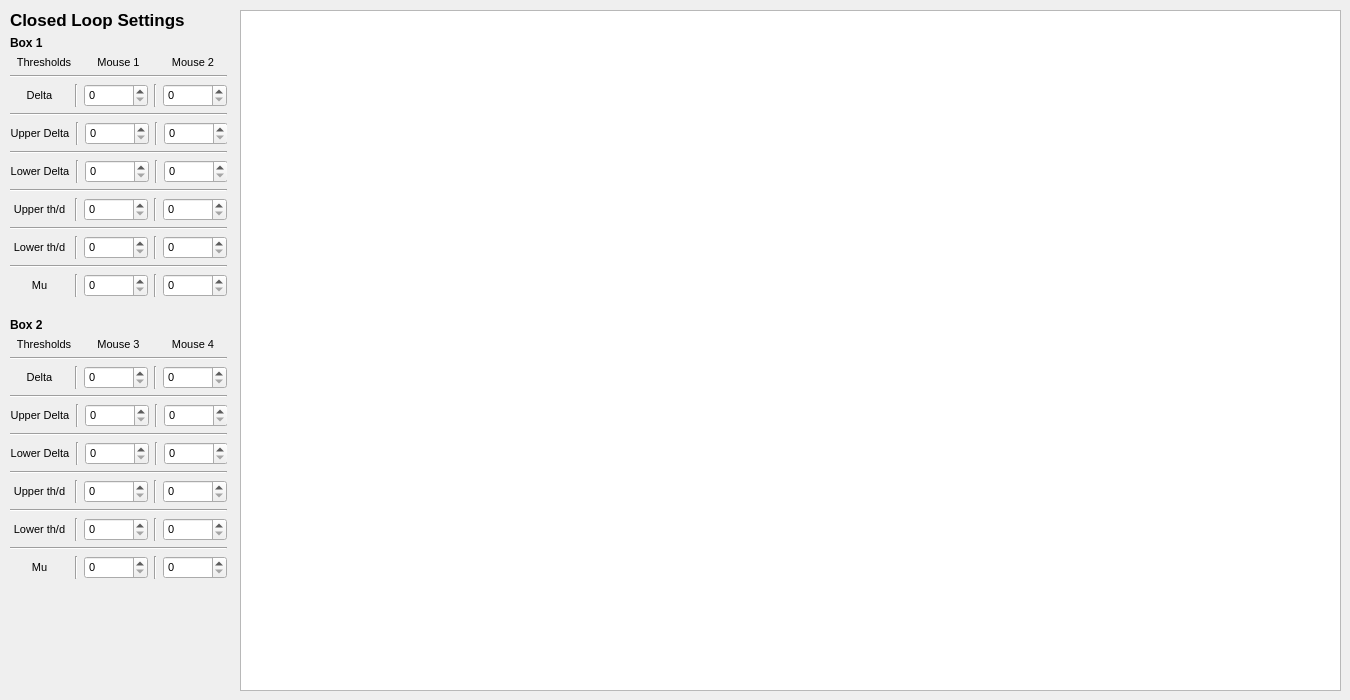
    <widget class="QWidget" name="plotTab">
     <attribute name="title">
      <string>Plots</string>
     </attribute>
     <widget class="QGraphicsView" name="graphicsView">
      <property name="geometry">
       <rect>
        <x>240</x>
        <y>10</y>
        <width>1101</width>
        <height>681</height>
       </rect>
      </property>
     </widget>
     <widget class="QWidget" name="verticalLayoutWidget_8">
      <property name="geometry">
       <rect>
        <x>10</x>
        <y>10</y>
        <width>217</width>
        <height>569</height>
       </rect>
      </property>
      <layout class="QVBoxLayout" name="verticalLayout_2">
       <item>
        <layout class="QVBoxLayout" name="verticalLayout_3">
         <item>
          <layout class="QVBoxLayout" name="verticalLayout">
           <item>
            <widget class="QLabel" name="label_closedloopsettings">
             <property name="font">
              <font>
               <pointsize>13</pointsize>
               <weight>75</weight>
               <bold>true</bold>
              </font>
             </property>
             <property name="text">
              <string>Closed Loop Settings</string>
             </property>
            </widget>
           </item>
           <item>
            <widget class="QLabel" name="label_box1_cl">
             <property name="font">
              <font>
               <weight>75</weight>
               <bold>true</bold>
              </font>
             </property>
             <property name="text">
              <string>Box 1</string>
             </property>
            </widget>
           </item>
           <item>
            <layout class="QHBoxLayout" name="horizontalLayout_10">
             <item>
              <widget class="QLabel" name="label_thresholds1">
               <property name="font">
                <font>
                 <pointsize>8</pointsize>
                </font>
               </property>
               <property name="text">
                <string>Thresholds</string>
               </property>
               <property name="alignment">
                <set>Qt::AlignCenter</set>
               </property>
              </widget>
             </item>
             <item>
              <widget class="QLabel" name="label_threshMouse1">
               <property name="font">
                <font>
                 <pointsize>8</pointsize>
                </font>
               </property>
               <property name="text">
                <string>Mouse 1</string>
               </property>
               <property name="alignment">
                <set>Qt::AlignCenter</set>
               </property>
              </widget>
             </item>
             <item>
              <widget class="QLabel" name="label_threshMouse2">
               <property name="font">
                <font>
                 <pointsize>8</pointsize>
                </font>
               </property>
               <property name="text">
                <string>Mouse 2</string>
               </property>
               <property name="alignment">
                <set>Qt::AlignCenter</set>
               </property>
              </widget>
             </item>
            </layout>
           </item>
           <item>
            <widget class="Line" name="line_27">
             <property name="orientation">
              <enum>Qt::Horizontal</enum>
             </property>
            </widget>
           </item>
           <item>
            <layout class="QHBoxLayout" name="horizontalLayout">
             <item>
              <widget class="QLabel" name="label_delta_1">
               <property name="font">
                <font>
                 <pointsize>8</pointsize>
                </font>
               </property>
               <property name="text">
                <string>Delta</string>
               </property>
               <property name="alignment">
                <set>Qt::AlignCenter</set>
               </property>
              </widget>
             </item>
             <item>
              <widget class="Line" name="line_21">
               <property name="orientation">
                <enum>Qt::Vertical</enum>
               </property>
              </widget>
             </item>
             <item>
              <widget class="QSpinBox" name="threshDelta1">
               <property name="font">
                <font>
                 <pointsize>8</pointsize>
                </font>
               </property>
               <property name="maximum">
                <number>999999</number>
               </property>
               <property name="singleStep">
                <number>100</number>
               </property>
               <property name="value">
                <number>0</number>
               </property>
              </widget>
             </item>
             <item>
              <widget class="Line" name="line_28">
               <property name="orientation">
                <enum>Qt::Vertical</enum>
               </property>
              </widget>
             </item>
             <item>
              <widget class="QSpinBox" name="threshDelta2">
               <property name="font">
                <font>
                 <pointsize>8</pointsize>
                </font>
               </property>
               <property name="maximum">
                <number>999999</number>
               </property>
               <property name="singleStep">
                <number>100</number>
               </property>
              </widget>
             </item>
            </layout>
           </item>
           <item>
            <widget class="Line" name="line_6">
             <property name="orientation">
              <enum>Qt::Horizontal</enum>
             </property>
            </widget>
           </item>
           <item>
            <layout class="QHBoxLayout" name="horizontalLayout_2">
             <item>
              <widget class="QLabel" name="label_updel_1">
               <property name="font">
                <font>
                 <pointsize>8</pointsize>
                </font>
               </property>
               <property name="text">
                <string>Upper Delta</string>
               </property>
               <property name="alignment">
                <set>Qt::AlignCenter</set>
               </property>
              </widget>
             </item>
             <item>
              <widget class="Line" name="line_22">
               <property name="orientation">
                <enum>Qt::Vertical</enum>
               </property>
              </widget>
             </item>
             <item>
              <widget class="QSpinBox" name="threshUDelta1">
               <property name="font">
                <font>
                 <pointsize>8</pointsize>
                </font>
               </property>
               <property name="maximum">
                <number>999999</number>
               </property>
               <property name="singleStep">
                <number>100</number>
               </property>
              </widget>
             </item>
             <item>
              <widget class="Line" name="line_29">
               <property name="orientation">
                <enum>Qt::Vertical</enum>
               </property>
              </widget>
             </item>
             <item>
              <widget class="QSpinBox" name="threshUDelta2">
               <property name="font">
                <font>
                 <pointsize>8</pointsize>
                </font>
               </property>
               <property name="maximum">
                <number>999999</number>
               </property>
               <property name="singleStep">
                <number>100</number>
               </property>
              </widget>
             </item>
            </layout>
           </item>
           <item>
            <widget class="Line" name="line_17">
             <property name="orientation">
              <enum>Qt::Horizontal</enum>
             </property>
            </widget>
           </item>
           <item>
            <layout class="QHBoxLayout" name="horizontalLayout_7">
             <item>
              <widget class="QLabel" name="label_lodel_1">
               <property name="font">
                <font>
                 <pointsize>8</pointsize>
                </font>
               </property>
               <property name="text">
                <string>Lower Delta</string>
               </property>
               <property name="alignment">
                <set>Qt::AlignCenter</set>
               </property>
              </widget>
             </item>
             <item>
              <widget class="Line" name="line_23">
               <property name="orientation">
                <enum>Qt::Vertical</enum>
               </property>
              </widget>
             </item>
             <item>
              <widget class="QSpinBox" name="threshLDelta1">
               <property name="font">
                <font>
                 <pointsize>8</pointsize>
                </font>
               </property>
               <property name="maximum">
                <number>999999</number>
               </property>
               <property name="singleStep">
                <number>100</number>
               </property>
              </widget>
             </item>
             <item>
              <widget class="Line" name="line_30">
               <property name="orientation">
                <enum>Qt::Vertical</enum>
               </property>
              </widget>
             </item>
             <item>
              <widget class="QSpinBox" name="threshLDelta2">
               <property name="font">
                <font>
                 <pointsize>8</pointsize>
                </font>
               </property>
               <property name="maximum">
                <number>999999</number>
               </property>
               <property name="singleStep">
                <number>100</number>
               </property>
              </widget>
             </item>
            </layout>
           </item>
           <item>
            <widget class="Line" name="line_18">
             <property name="orientation">
              <enum>Qt::Horizontal</enum>
             </property>
            </widget>
           </item>
           <item>
            <layout class="QHBoxLayout" name="horizontalLayout_6">
             <item>
              <widget class="QLabel" name="label_thd_1">
               <property name="font">
                <font>
                 <pointsize>8</pointsize>
                </font>
               </property>
               <property name="text">
                <string>Upper th/d</string>
               </property>
               <property name="alignment">
                <set>Qt::AlignCenter</set>
               </property>
              </widget>
             </item>
             <item>
              <widget class="Line" name="line_24">
               <property name="orientation">
                <enum>Qt::Vertical</enum>
               </property>
              </widget>
             </item>
             <item>
              <widget class="QSpinBox" name="threshThd1">
               <property name="font">
                <font>
                 <pointsize>8</pointsize>
                </font>
               </property>
               <property name="maximum">
                <number>999999</number>
               </property>
               <property name="singleStep">
                <number>100</number>
               </property>
              </widget>
             </item>
             <item>
              <widget class="Line" name="line_31">
               <property name="orientation">
                <enum>Qt::Vertical</enum>
               </property>
              </widget>
             </item>
             <item>
              <widget class="QSpinBox" name="threshThd2">
               <property name="font">
                <font>
                 <pointsize>8</pointsize>
                </font>
               </property>
               <property name="maximum">
                <number>999999</number>
               </property>
               <property name="singleStep">
                <number>100</number>
               </property>
              </widget>
             </item>
            </layout>
           </item>
           <item>
            <widget class="Line" name="line_19">
             <property name="orientation">
              <enum>Qt::Horizontal</enum>
             </property>
            </widget>
           </item>
           <item>
            <layout class="QHBoxLayout" name="horizontalLayout_5">
             <item>
              <widget class="QLabel" name="label_thdl_1">
               <property name="font">
                <font>
                 <pointsize>8</pointsize>
                </font>
               </property>
               <property name="text">
                <string>Lower th/d</string>
               </property>
               <property name="alignment">
                <set>Qt::AlignCenter</set>
               </property>
              </widget>
             </item>
             <item>
              <widget class="Line" name="line_25">
               <property name="orientation">
                <enum>Qt::Vertical</enum>
               </property>
              </widget>
             </item>
             <item>
              <widget class="QSpinBox" name="threshThdl1">
               <property name="font">
                <font>
                 <pointsize>8</pointsize>
                </font>
               </property>
               <property name="maximum">
                <number>999999</number>
               </property>
               <property name="singleStep">
                <number>100</number>
               </property>
              </widget>
             </item>
             <item>
              <widget class="Line" name="line_32">
               <property name="orientation">
                <enum>Qt::Vertical</enum>
               </property>
              </widget>
             </item>
             <item>
              <widget class="QSpinBox" name="threshThdl2">
               <property name="font">
                <font>
                 <pointsize>8</pointsize>
                </font>
               </property>
               <property name="maximum">
                <number>999999</number>
               </property>
               <property name="singleStep">
                <number>100</number>
               </property>
              </widget>
             </item>
            </layout>
           </item>
           <item>
            <widget class="Line" name="line_20">
             <property name="orientation">
              <enum>Qt::Horizontal</enum>
             </property>
            </widget>
           </item>
           <item>
            <layout class="QHBoxLayout" name="horizontalLayout_3">
             <item>
              <widget class="QLabel" name="label_mu_1">
               <property name="font">
                <font>
                 <pointsize>8</pointsize>
                </font>
               </property>
               <property name="text">
                <string>Mu</string>
               </property>
               <property name="alignment">
                <set>Qt::AlignCenter</set>
               </property>
              </widget>
             </item>
             <item>
              <widget class="Line" name="line_26">
               <property name="orientation">
                <enum>Qt::Vertical</enum>
               </property>
              </widget>
             </item>
             <item>
              <widget class="QSpinBox" name="threshMu1">
               <property name="font">
                <font>
                 <pointsize>8</pointsize>
                </font>
               </property>
               <property name="maximum">
                <number>999999</number>
               </property>
               <property name="singleStep">
                <number>100</number>
               </property>
              </widget>
             </item>
             <item>
              <widget class="Line" name="line_33">
               <property name="orientation">
                <enum>Qt::Vertical</enum>
               </property>
              </widget>
             </item>
             <item>
              <widget class="QSpinBox" name="threshMu2">
               <property name="font">
                <font>
                 <pointsize>8</pointsize>
                </font>
               </property>
               <property name="maximum">
                <number>999999</number>
               </property>
               <property name="singleStep">
                <number>100</number>
               </property>
              </widget>
             </item>
            </layout>
           </item>
          </layout>
         </item>
         <item>
          <spacer name="verticalSpacer">
           <property name="orientation">
            <enum>Qt::Vertical</enum>
           </property>
           <property name="sizeHint" stdset="0">
            <size>
             <width>20</width>
             <height>40</height>
            </size>
           </property>
          </spacer>
         </item>
         <item>
          <widget class="QLabel" name="label_box2_cl">
           <property name="font">
            <font>
             <weight>75</weight>
             <bold>true</bold>
            </font>
           </property>
           <property name="text">
            <string>Box 2</string>
           </property>
          </widget>
         </item>
         <item>
          <layout class="QHBoxLayout" name="horizontalLayout_11">
           <item>
            <widget class="QLabel" name="label_thresholds2">
             <property name="font">
              <font>
               <pointsize>8</pointsize>
              </font>
             </property>
             <property name="text">
              <string>Thresholds</string>
             </property>
             <property name="alignment">
              <set>Qt::AlignCenter</set>
             </property>
            </widget>
           </item>
           <item>
            <widget class="QLabel" name="label_threshMouse3">
             <property name="font">
              <font>
               <pointsize>8</pointsize>
              </font>
             </property>
             <property name="text">
              <string>Mouse 3</string>
             </property>
             <property name="alignment">
              <set>Qt::AlignCenter</set>
             </property>
            </widget>
           </item>
           <item>
            <widget class="QLabel" name="label_threshMouse4">
             <property name="font">
              <font>
               <pointsize>8</pointsize>
              </font>
             </property>
             <property name="text">
              <string>Mouse 4</string>
             </property>
             <property name="alignment">
              <set>Qt::AlignCenter</set>
             </property>
            </widget>
           </item>
          </layout>
         </item>
         <item>
          <widget class="Line" name="line_34">
           <property name="orientation">
            <enum>Qt::Horizontal</enum>
           </property>
          </widget>
         </item>
         <item>
          <layout class="QHBoxLayout" name="horizontalLayout_12">
           <item>
            <widget class="QLabel" name="label_delta_2">
             <property name="font">
              <font>
               <pointsize>8</pointsize>
              </font>
             </property>
             <property name="text">
              <string>Delta</string>
             </property>
             <property name="alignment">
              <set>Qt::AlignCenter</set>
             </property>
            </widget>
           </item>
           <item>
            <widget class="Line" name="line_35">
             <property name="orientation">
              <enum>Qt::Vertical</enum>
             </property>
            </widget>
           </item>
           <item>
            <widget class="QSpinBox" name="threshDelta3">
             <property name="font">
              <font>
               <pointsize>8</pointsize>
              </font>
             </property>
             <property name="maximum">
              <number>999999</number>
             </property>
             <property name="singleStep">
              <number>100</number>
             </property>
            </widget>
           </item>
           <item>
            <widget class="Line" name="line_36">
             <property name="orientation">
              <enum>Qt::Vertical</enum>
             </property>
            </widget>
           </item>
           <item>
            <widget class="QSpinBox" name="threshDelta4">
             <property name="font">
              <font>
               <pointsize>8</pointsize>
              </font>
             </property>
             <property name="maximum">
              <number>999999</number>
             </property>
             <property name="singleStep">
              <number>100</number>
             </property>
            </widget>
           </item>
          </layout>
         </item>
         <item>
          <widget class="Line" name="line_37">
           <property name="orientation">
            <enum>Qt::Horizontal</enum>
           </property>
          </widget>
         </item>
         <item>
          <layout class="QHBoxLayout" name="horizontalLayout_13">
           <item>
            <widget class="QLabel" name="label_updel_2">
             <property name="font">
              <font>
               <pointsize>8</pointsize>
              </font>
             </property>
             <property name="text">
              <string>Upper Delta</string>
             </property>
             <property name="alignment">
              <set>Qt::AlignCenter</set>
             </property>
            </widget>
           </item>
           <item>
            <widget class="Line" name="line_38">
             <property name="orientation">
              <enum>Qt::Vertical</enum>
             </property>
            </widget>
           </item>
           <item>
            <widget class="QSpinBox" name="threshUDelta3">
             <property name="font">
              <font>
               <pointsize>8</pointsize>
              </font>
             </property>
             <property name="maximum">
              <number>999999</number>
             </property>
             <property name="singleStep">
              <number>100</number>
             </property>
            </widget>
           </item>
           <item>
            <widget class="Line" name="line_39">
             <property name="orientation">
              <enum>Qt::Vertical</enum>
             </property>
            </widget>
           </item>
           <item>
            <widget class="QSpinBox" name="threshUDelta4">
             <property name="font">
              <font>
               <pointsize>8</pointsize>
              </font>
             </property>
             <property name="maximum">
              <number>999999</number>
             </property>
             <property name="singleStep">
              <number>100</number>
             </property>
            </widget>
           </item>
          </layout>
         </item>
         <item>
          <widget class="Line" name="line_40">
           <property name="orientation">
            <enum>Qt::Horizontal</enum>
           </property>
          </widget>
         </item>
         <item>
          <layout class="QHBoxLayout" name="horizontalLayout_14">
           <item>
            <widget class="QLabel" name="label_lodel_2">
             <property name="font">
              <font>
               <pointsize>8</pointsize>
              </font>
             </property>
             <property name="text">
              <string>Lower Delta</string>
             </property>
             <property name="alignment">
              <set>Qt::AlignCenter</set>
             </property>
            </widget>
           </item>
           <item>
            <widget class="Line" name="line_41">
             <property name="orientation">
              <enum>Qt::Vertical</enum>
             </property>
            </widget>
           </item>
           <item>
            <widget class="QSpinBox" name="threshLDelta3">
             <property name="font">
              <font>
               <pointsize>8</pointsize>
              </font>
             </property>
             <property name="maximum">
              <number>999999</number>
             </property>
             <property name="singleStep">
              <number>100</number>
             </property>
            </widget>
           </item>
           <item>
            <widget class="Line" name="line_42">
             <property name="orientation">
              <enum>Qt::Vertical</enum>
             </property>
            </widget>
           </item>
           <item>
            <widget class="QSpinBox" name="threshLDelta4">
             <property name="font">
              <font>
               <pointsize>8</pointsize>
              </font>
             </property>
             <property name="maximum">
              <number>999999</number>
             </property>
             <property name="singleStep">
              <number>100</number>
             </property>
            </widget>
           </item>
          </layout>
         </item>
         <item>
          <widget class="Line" name="line_43">
           <property name="orientation">
            <enum>Qt::Horizontal</enum>
           </property>
          </widget>
         </item>
         <item>
          <layout class="QHBoxLayout" name="horizontalLayout_15">
           <item>
            <widget class="QLabel" name="label_thd_2">
             <property name="font">
              <font>
               <pointsize>8</pointsize>
              </font>
             </property>
             <property name="text">
              <string>Upper th/d</string>
             </property>
             <property name="alignment">
              <set>Qt::AlignCenter</set>
             </property>
            </widget>
           </item>
           <item>
            <widget class="Line" name="line_44">
             <property name="orientation">
              <enum>Qt::Vertical</enum>
             </property>
            </widget>
           </item>
           <item>
            <widget class="QSpinBox" name="threshThd3">
             <property name="font">
              <font>
               <pointsize>8</pointsize>
              </font>
             </property>
             <property name="maximum">
              <number>999999</number>
             </property>
             <property name="singleStep">
              <number>100</number>
             </property>
            </widget>
           </item>
           <item>
            <widget class="Line" name="line_45">
             <property name="orientation">
              <enum>Qt::Vertical</enum>
             </property>
            </widget>
           </item>
           <item>
            <widget class="QSpinBox" name="threshThd4">
             <property name="font">
              <font>
               <pointsize>8</pointsize>
              </font>
             </property>
             <property name="maximum">
              <number>999999</number>
             </property>
             <property name="singleStep">
              <number>100</number>
             </property>
            </widget>
           </item>
          </layout>
         </item>
         <item>
          <widget class="Line" name="line_46">
           <property name="orientation">
            <enum>Qt::Horizontal</enum>
           </property>
          </widget>
         </item>
         <item>
          <layout class="QHBoxLayout" name="horizontalLayout_16">
           <item>
            <widget class="QLabel" name="label_thdl_2">
             <property name="font">
              <font>
               <pointsize>8</pointsize>
              </font>
             </property>
             <property name="text">
              <string>Lower th/d</string>
             </property>
             <property name="alignment">
              <set>Qt::AlignCenter</set>
             </property>
            </widget>
           </item>
           <item>
            <widget class="Line" name="line_47">
             <property name="orientation">
              <enum>Qt::Vertical</enum>
             </property>
            </widget>
           </item>
           <item>
            <widget class="QSpinBox" name="threshThdl3">
             <property name="font">
              <font>
               <pointsize>8</pointsize>
              </font>
             </property>
             <property name="maximum">
              <number>999999</number>
             </property>
             <property name="singleStep">
              <number>100</number>
             </property>
            </widget>
           </item>
           <item>
            <widget class="Line" name="line_48">
             <property name="orientation">
              <enum>Qt::Vertical</enum>
             </property>
            </widget>
           </item>
           <item>
            <widget class="QSpinBox" name="threshThdl4">
             <property name="font">
              <font>
               <pointsize>8</pointsize>
              </font>
             </property>
             <property name="maximum">
              <number>999999</number>
             </property>
             <property name="singleStep">
              <number>100</number>
             </property>
            </widget>
           </item>
          </layout>
         </item>
         <item>
          <widget class="Line" name="line_49">
           <property name="orientation">
            <enum>Qt::Horizontal</enum>
           </property>
          </widget>
         </item>
         <item>
          <layout class="QHBoxLayout" name="horizontalLayout_17">
           <item>
            <widget class="QLabel" name="label_mu_2">
             <property name="font">
              <font>
               <pointsize>8</pointsize>
              </font>
             </property>
             <property name="text">
              <string>Mu</string>
             </property>
             <property name="alignment">
              <set>Qt::AlignCenter</set>
             </property>
            </widget>
           </item>
           <item>
            <widget class="Line" name="line_50">
             <property name="orientation">
              <enum>Qt::Vertical</enum>
             </property>
            </widget>
           </item>
           <item>
            <widget class="QSpinBox" name="threshMu3">
             <property name="font">
              <font>
               <pointsize>8</pointsize>
              </font>
             </property>
             <property name="maximum">
              <number>999999</number>
             </property>
             <property name="singleStep">
              <number>100</number>
             </property>
            </widget>
           </item>
           <item>
            <widget class="Line" name="line_51">
             <property name="orientation">
              <enum>Qt::Vertical</enum>
             </property>
            </widget>
           </item>
           <item>
            <widget class="QSpinBox" name="threshMu4">
             <property name="font">
              <font>
               <pointsize>8</pointsize>
              </font>
             </property>
             <property name="maximum">
              <number>999999</number>
             </property>
             <property name="singleStep">
              <number>100</number>
             </property>
            </widget>
           </item>
          </layout>
         </item>
        </layout>
       </item>
      </layout>
     </widget>
    </widget>
